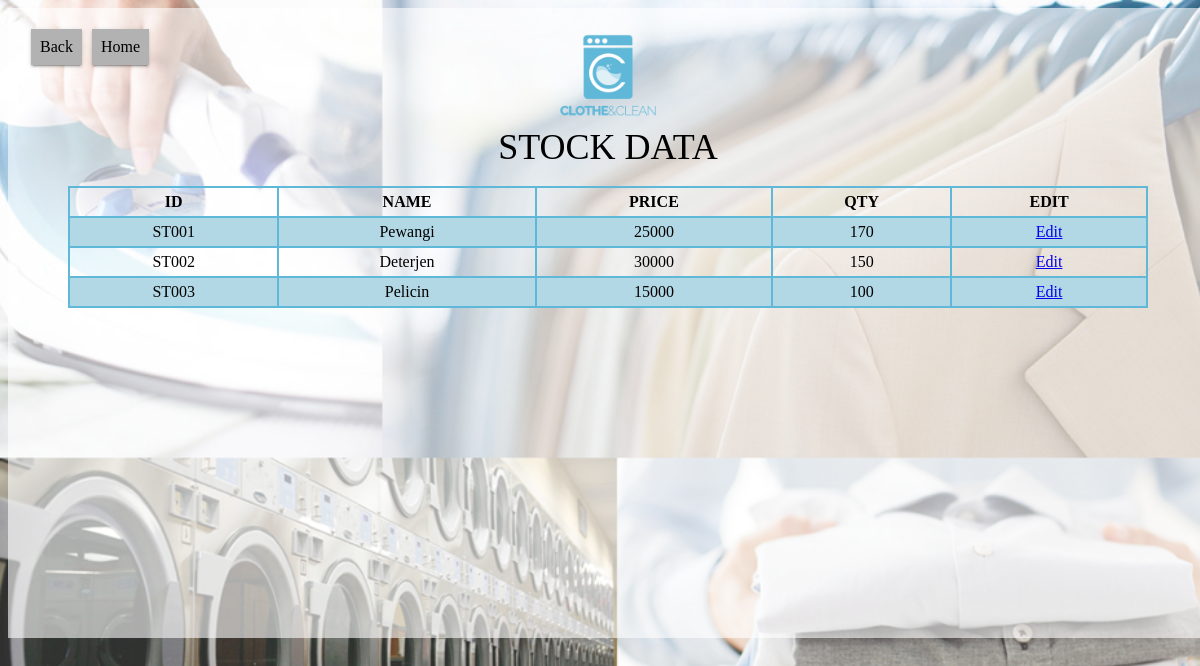
/data_stock.php, run on the app's committed database.
### tables this page shows
CREATE TABLE `msstock` (
  `ID_Brg` char(10) NOT NULL,
  `namaBrg` varchar(100) NOT NULL,
  `hargaBrg` int(30) NOT NULL,
  `qtyBrg` int(11) NOT NULL
);

### data_stock.php (the view, shortened to what this page needs)
<!DOCTYPE html PUBLIC "-//W3C//DTD XHTML 1.0 Transitional//EN" "http://www.w3.org/TR/xhtml1/DTD/xhtml1-transitional.dtd">
<html xmlns="http://www.w3.org/1999/xhtml">
    <head>
    <link rel="stylesheet" type="text/css" href="design.css">
    <link rel="stylesheet" type="text/css" href="table.css">
    </head>
    <body id="body">
    	<div align='center'>
            <div id="box1">
            	<br>
           	  	<div class="container1" align="left">
                	<button type="submit" class="button2" onClick="window.location='view_stock.php'"><span>Back</span></button>
                    <button type="submit" class="button2" onClick="window.location='home.php'"><span>Home</span></button>
              	</div>
              	<div align="center"><img src="logo.png" style="width:100px;height:100px;" />
                <br><font color="#000000" style="font-size:36px" face="Century Gothic">STOCK DATA</font>
                </div>
                <br>
                  <div id="table-scroll" align="center">
                  <table>
                      <tr>
                        <th>ID</th>
                        <th>NAME</th>
                        <th>PRICE</th>
                        <th>QTY</th>
                        <th>EDIT</th>
                      </tr>
                      <?php
						$query="Select * From msstock" ;
						$hasil=mysql_query($query);
						while ($data = mysql_fetch_array ($hasil)){
						echo "
						<tr>
						<td><center>".$data['ID_Brg']."</center></td>
						<td>".$data['namaBrg']."</td>
						<td>".$data['hargaBrg']."</td>
						<td>".$data['qtyBrg']."</td>
						<td><center><a href='form_edit_stock.php?code=$data[ID_Brg]'>Edit</a></center></td>
						</tr>
						";
						}
					  ?>
                    </table>
                    </div>
               <br>
            </div>
        </div>
    </body>
</html>

### design.css (style rules this page uses)
#body { background: url(bg2.jpg) no-repeat center center fixed; -webkit-background-size: cover; -moz-background-size: cover; -o-background-size: cover; background-size: cover; }
#box1 { background-color: rgba(255,255,255,0.6); height : 630px; width: 1200px; text-align: left; }
#table-scroll { height:355px; overflow:auto; }
button { position: relative; background: currentColor; border: 1px solid currentColor; font-family:"Century Gothic"; font-size: 18px; color: #5fb8d8; margin:8px; padding: 0.75rem 3rem; cursor: pointer; -webkit-transition: background-color 0.28s ease, color 0.28s ease, box-shadow 0.28s ease; transition: background-color 0.28s ease, color 0.28s ease, box-shadow 0.28s ease; overflow: hidden; box-shadow: 0 2px 2px 0 rgba(0, 0, 0, 0.14), 0 3px 1px -2px rgba(0, 0, 0, 0.2), 0 1px 5px 0 rgba(0, 0, 0, 0.12); }
.button2 { position: relative; background: currentColor; font-family:"Century Gothic"; font-size: 16px; color: #B2B2B2; margin: 3px; padding: 8px; cursor: pointer; -webkit-transition: background-color 0.28s ease, color 0.28s ease, box-shadow 0.28s ease; transition: background-color 0.28s ease, color 0.28s ease, box-shadow 0.28s ease; overflow: hidden; box-shadow: 0 2px 2px 0 rgba(0, 0, 0, 0.14), 0 3px 1px -2px rgba(0, 0, 0, 0.2), 0 1px 5px 0 rgba(0, 0, 0, 0.12); }
button span { color: black; position: relative; z-index: 1; }
button::before { content: ''; position: absolute; background: #DCDCDC; border: 50vh solid #DCDCDC; width: 30vh; height: 30vh; border-radius: 50%; display: block; top: 50%; left: 50%; z-index: 0; opacity: 1; -webkit-transform: translate(-50%, -50%) scale(0); transform: translate(-50%, -50%) scale(0); }
.container1 { width: 770px; height: 0px; margin-top: auto; margin-right: 20px; margin-bottom: 0px; margin-left: 20px; }

### table.css (style rules this page uses)
table { font-family: "Century Gothic"; border-collapse: collapse; width: 90%; }
td, th { border: 2px solid #5fb8d8; text-align: center; padding: 5px; }
tr:nth-child(even) { background-color: #b2d7e5; }

### data on the page
msstock: ID_Brg "ST001", namaBrg "Pewangi", hargaBrg "25000", qtyBrg "170"
msstock: ID_Brg "ST002", namaBrg "Deterjen", hargaBrg "30000", qtyBrg "150"
msstock: ID_Brg "ST003", namaBrg "Pelicin", hargaBrg "15000", qtyBrg "100"
